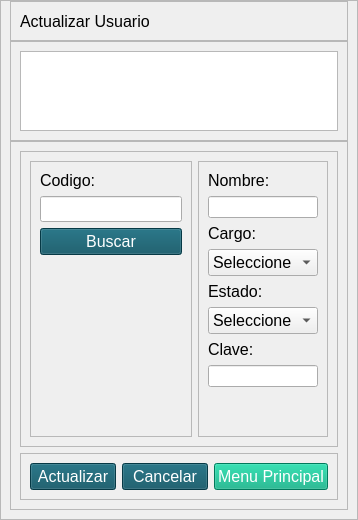
             <widget class="QWidget" name="pageD_Actualizar">
              <layout class="QHBoxLayout" name="horizontalLayout_12">
               <property name="spacing">
                <number>0</number>
               </property>
               <property name="leftMargin">
                <number>0</number>
               </property>
               <property name="topMargin">
                <number>0</number>
               </property>
               <property name="rightMargin">
                <number>0</number>
               </property>
               <property name="bottomMargin">
                <number>0</number>
               </property>
               <item>
                <widget class="QFrame" name="frame_5">
                 <property name="maximumSize">
                  <size>
                   <width>700</width>
                   <height>16777215</height>
                  </size>
                 </property>
                 <property name="font">
                  <font>
                   <pointsize>1</pointsize>
                  </font>
                 </property>
                 <property name="frameShape">
                  <enum>QFrame::StyledPanel</enum>
                 </property>
                 <property name="frameShadow">
                  <enum>QFrame::Raised</enum>
                 </property>
                 <layout class="QVBoxLayout" name="verticalLayout_12">
                  <property name="spacing">
                   <number>0</number>
                  </property>
                  <property name="topMargin">
                   <number>0</number>
                  </property>
                  <item>
                   <widget class="QFrame" name="frame_15">
                    <property name="minimumSize">
                     <size>
                      <width>0</width>
                      <height>40</height>
                     </size>
                    </property>
                    <property name="maximumSize">
                     <size>
                      <width>16777215</width>
                      <height>40</height>
                     </size>
                    </property>
                    <property name="frameShape">
                     <enum>QFrame::StyledPanel</enum>
                    </property>
                    <property name="frameShadow">
                     <enum>QFrame::Raised</enum>
                    </property>
                    <layout class="QVBoxLayout" name="verticalLayout_13">
                     <property name="spacing">
                      <number>0</number>
                     </property>
                     <property name="topMargin">
                      <number>0</number>
                     </property>
                     <property name="bottomMargin">
                      <number>0</number>
                     </property>
                     <item>
                      <widget class="QLabel" name="label_7">
                       <property name="font">
                        <font>
                         <pointsize>12</pointsize>
                        </font>
                       </property>
                       <property name="text">
                        <string>Actualizar Usuario</string>
                       </property>
                      </widget>
                     </item>
                    </layout>
                   </widget>
                  </item>
                  <item>
                   <widget class="QFrame" name="frame_16">
                    <property name="minimumSize">
                     <size>
                      <width>0</width>
                      <height>100</height>
                     </size>
                    </property>
                    <property name="maximumSize">
                     <size>
                      <width>16777215</width>
                      <height>100</height>
                     </size>
                    </property>
                    <property name="frameShape">
                     <enum>QFrame::StyledPanel</enum>
                    </property>
                    <property name="frameShadow">
                     <enum>QFrame::Raised</enum>
                    </property>
                    <layout class="QHBoxLayout" name="horizontalLayout_18">
                     <item>
                      <widget class="QTextBrowser" name="textBrowser_4"/>
                     </item>
                    </layout>
                   </widget>
                  </item>
                  <item>
                   <widget class="QFrame" name="frame_17">
                    <property name="styleSheet">
                     <string notr="true">QPushButton
{
color: rgb(255, 255, 255);
background-color: rgb(8, 80, 97);
}
QPushButton::hover
{
color: rgb(255, 255, 255);
	background-color: rgb(45, 131, 118);
}</string>
                    </property>
                    <property name="frameShape">
                     <enum>QFrame::StyledPanel</enum>
                    </property>
                    <property name="frameShadow">
                     <enum>QFrame::Raised</enum>
                    </property>
                    <layout class="QVBoxLayout" name="verticalLayout_16">
                     <item>
                      <widget class="QFrame" name="frame_11">
                       <property name="maximumSize">
                        <size>
                         <width>1000</width>
                         <height>1000</height>
                        </size>
                       </property>
                       <property name="frameShape">
                        <enum>QFrame::StyledPanel</enum>
                       </property>
                       <property name="frameShadow">
                        <enum>QFrame::Raised</enum>
                       </property>
                       <layout class="QHBoxLayout" name="horizontalLayout">
                        <item>
                         <widget class="QFrame" name="frame_22">
                          <property name="maximumSize">
                           <size>
                            <width>220</width>
                            <height>16777215</height>
                           </size>
                          </property>
                          <property name="frameShape">
                           <enum>QFrame::StyledPanel</enum>
                          </property>
                          <property name="frameShadow">
                           <enum>QFrame::Raised</enum>
                          </property>
                          <layout class="QVBoxLayout" name="verticalLayout_20">
                           <item>
                            <widget class="QLabel" name="label_18">
                             <property name="font">
                              <font>
                               <pointsize>12</pointsize>
                              </font>
                             </property>
                             <property name="text">
                              <string>Codigo: </string>
                             </property>
                             <property name="alignment">
                              <set>Qt::AlignLeading|Qt::AlignLeft|Qt::AlignVCenter</set>
                             </property>
                            </widget>
                           </item>
                           <item>
                            <widget class="QLineEdit" name="inputCodigoD">
                             <property name="font">
                              <font>
                               <pointsize>11</pointsize>
                              </font>
                             </property>
                             <property name="text">
                              <string/>
                             </property>
                            </widget>
                           </item>
                           <item>
                            <widget class="QPushButton" name="btn_insertData_7">
                             <property name="font">
                              <font>
                               <pointsize>12</pointsize>
                              </font>
                             </property>
                             <property name="text">
                              <string>Buscar</string>
                             </property>
                            </widget>
                           </item>
                           <item>
                            <spacer name="verticalSpacer_7">
                             <property name="orientation">
                              <enum>Qt::Vertical</enum>
                             </property>
                             <property name="sizeHint" stdset="0">
                              <size>
                               <width>20</width>
                               <height>40</height>
                              </size>
                             </property>
                            </spacer>
                           </item>
                          </layout>
                         </widget>
                        </item>
                        <item>
                         <widget class="QFrame" name="frame_2">
                          <property name="maximumSize">
                           <size>
                            <width>250</width>
                            <height>16777215</height>
                           </size>
                          </property>
                          <property name="frameShape">
                           <enum>QFrame::StyledPanel</enum>
                          </property>
                          <property name="frameShadow">
                           <enum>QFrame::Raised</enum>
                          </property>
                          <layout class="QVBoxLayout" name="verticalLayout_19">
                           <item>
                            <widget class="QLabel" name="label_19">
                             <property name="font">
                              <font>
                               <pointsize>12</pointsize>
                              </font>
                             </property>
                             <property name="text">
                              <string>Nombre: </string>
                             </property>
                             <property name="alignment">
                              <set>Qt::AlignLeading|Qt::AlignLeft|Qt::AlignVCenter</set>
                             </property>
                            </widget>
                           </item>
                           <item>
                            <widget class="QLineEdit" name="inputNombreD"/>
                           </item>
                           <item>
                            <widget class="QLabel" name="label_20">
                             <property name="font">
                              <font>
                               <pointsize>12</pointsize>
                              </font>
                             </property>
                             <property name="text">
                              <string>Cargo: </string>
                             </property>
                             <property name="alignment">
                              <set>Qt::AlignLeading|Qt::AlignLeft|Qt::AlignVCenter</set>
                             </property>
                            </widget>
                           </item>
                           <item>
                            <widget class="QComboBox" name="inputCargoD">
                             <property name="font">
                              <font>
                               <pointsize>12</pointsize>
                              </font>
                             </property>
                             <item>
                              <property name="text">
                               <string>Seleccione</string>
                              </property>
                             </item>
                            </widget>
                           </item>
                           <item>
                            <widget class="QLabel" name="label_23">
                             <property name="font">
                              <font>
                               <pointsize>12</pointsize>
                              </font>
                             </property>
                             <property name="text">
                              <string>Estado:</string>
                             </property>
                             <property name="alignment">
                              <set>Qt::AlignLeading|Qt::AlignLeft|Qt::AlignVCenter</set>
                             </property>
                            </widget>
                           </item>
                           <item>
                            <widget class="QComboBox" name="inputEstadoD">
                             <property name="font">
                              <font>
                               <pointsize>12</pointsize>
                              </font>
                             </property>
                             <item>
                              <property name="text">
                               <string>Seleccione</string>
                              </property>
                             </item>
                             <item>
                              <property name="text">
                               <string>Activo</string>
                              </property>
                             </item>
                             <item>
                              <property name="text">
                               <string>No activo</string>
                              </property>
                             </item>
                            </widget>
                           </item>
                           <item>
                            <widget class="QLabel" name="label_21">
                             <property name="font">
                              <font>
                               <pointsize>12</pointsize>
                              </font>
                             </property>
                             <property name="text">
                              <string>Clave: </string>
                             </property>
                             <property name="alignment">
                              <set>Qt::AlignLeading|Qt::AlignLeft|Qt::AlignVCenter</set>
                             </property>
                            </widget>
                           </item>
                           <item>
                            <widget class="QLineEdit" name="inputClaveD"/>
                           </item>
                           <item>
                            <spacer name="verticalSpacer_8">
                             <property name="orientation">
                              <enum>Qt::Vertical</enum>
                             </property>
                             <property name="sizeHint" stdset="0">
                              <size>
                               <width>20</width>
                               <height>40</height>
                              </size>
                             </property>
                            </spacer>
                           </item>
                          </layout>
                         </widget>
                        </item>
                       </layout>
                      </widget>
                     </item>
                     <item>
                      <widget class="QFrame" name="frame_28">
                       <property name="minimumSize">
                        <size>
                         <width>0</width>
                         <height>0</height>
                        </size>
                       </property>
                       <property name="maximumSize">
                        <size>
                         <width>1000</width>
                         <height>1000</height>
                        </size>
                       </property>
                       <property name="frameShape">
                        <enum>QFrame::StyledPanel</enum>
                       </property>
                       <property name="frameShadow">
                        <enum>QFrame::Raised</enum>
                       </property>
                       <layout class="QHBoxLayout" name="horizontalLayout_2">
                        <item>
                         <widget class="QPushButton" name="btnActualizarD">
                          <property name="font">
                           <font>
                            <pointsize>12</pointsize>
                           </font>
                          </property>
                          <property name="text">
                           <string>Actualizar</string>
                          </property>
                         </widget>
                        </item>
                        <item>
                         <widget class="QPushButton" name="btnCancelarD">
                          <property name="font">
                           <font>
                            <pointsize>12</pointsize>
                           </font>
                          </property>
                          <property name="text">
                           <string>Cancelar</string>
                          </property>
                         </widget>
                        </item>
                        <item>
                         <widget class="QPushButton" name="btnXCerrarD">
                          <property name="font">
                           <font>
                            <pointsize>12</pointsize>
                           </font>
                          </property>
                          <property name="styleSheet">
                           <string notr="true">QPushButton
{
color: rgb(255, 255, 255);
background-color: rgb(0, 170, 127);

}
QPushButton::hover
{
color: rgb(255, 255, 255);
background-color: rgb(8, 80, 97);
}</string>
                          </property>
                          <property name="text">
                           <string>Menu Principal</string>
                          </property>
                         </widget>
                        </item>
                       </layout>
                      </widget>
                     </item>
                    </layout>
                   </widget>
                  </item>
                 </layout>
                </widget>
               </item>
              </layout>
             </widget>
